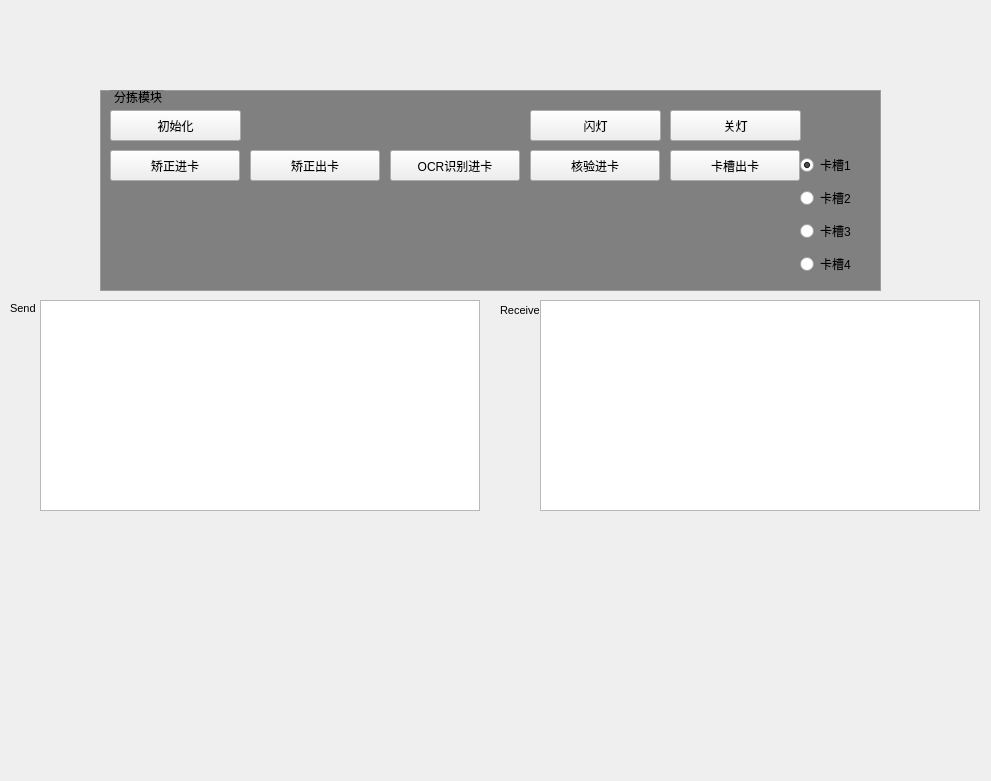
<?xml version="1.0" encoding="UTF-8"?>
<ui version="4.0">
 <class>SortForm</class>
 <widget class="QWidget" name="SortForm">
  <property name="geometry">
   <rect>
    <x>0</x>
    <y>0</y>
    <width>991</width>
    <height>781</height>
   </rect>
  </property>
  <property name="windowTitle">
   <string>Form</string>
  </property>
  <widget class="QGroupBox" name="groupBox_Sort">
   <property name="geometry">
    <rect>
     <x>100</x>
     <y>90</y>
     <width>781</width>
     <height>201</height>
    </rect>
   </property>
   <property name="styleSheet">
    <string notr="true">      QGroupBox {
            border-color: rgb(156, 156, 156);
            border-width: 1px;
            border-style: solid;
            margin-top: 0.5ex;
			 background-color:grey;
        }
        QGroupBox::title {
            subcontrol-origin: margin;
            subcontrol-position: top left;
            left: 10px;
            margin-left: 2px;
            padding: 0  0px;
        }</string>
   </property>
   <property name="title">
    <string>分拣模块</string>
   </property>
   <widget class="QPushButton" name="pushButton_Sort_AdjustIn">
    <property name="geometry">
     <rect>
      <x>10</x>
      <y>60</y>
      <width>130</width>
      <height>31</height>
     </rect>
    </property>
    <property name="text">
     <string>矫正进卡</string>
    </property>
   </widget>
   <widget class="QPushButton" name="pushButton_Sort_AdjustOut">
    <property name="geometry">
     <rect>
      <x>150</x>
      <y>60</y>
      <width>130</width>
      <height>31</height>
     </rect>
    </property>
    <property name="text">
     <string>矫正出卡</string>
    </property>
   </widget>
   <widget class="QPushButton" name="pushButton_Sort_OCRReaderIn">
    <property name="geometry">
     <rect>
      <x>290</x>
      <y>60</y>
      <width>130</width>
      <height>31</height>
     </rect>
    </property>
    <property name="text">
     <string>OCR识别进卡</string>
    </property>
   </widget>
   <widget class="QPushButton" name="pushButton_Sort_VerifyIn">
    <property name="geometry">
     <rect>
      <x>430</x>
      <y>60</y>
      <width>130</width>
      <height>31</height>
     </rect>
    </property>
    <property name="text">
     <string>核验进卡</string>
    </property>
   </widget>
   <widget class="QPushButton" name="pushButton_Sort_LongOut">
    <property name="geometry">
     <rect>
      <x>570</x>
      <y>60</y>
      <width>130</width>
      <height>31</height>
     </rect>
    </property>
    <property name="text">
     <string>卡槽出卡</string>
    </property>
   </widget>
   <widget class="QPushButton" name="pushButton_SortMod_Light">
    <property name="geometry">
     <rect>
      <x>430</x>
      <y>20</y>
      <width>131</width>
      <height>31</height>
     </rect>
    </property>
    <property name="text">
     <string>闪灯</string>
    </property>
   </widget>
   <widget class="QPushButton" name="pushButton_SortMod_Light_Close">
    <property name="geometry">
     <rect>
      <x>570</x>
      <y>20</y>
      <width>131</width>
      <height>31</height>
     </rect>
    </property>
    <property name="text">
     <string>关灯</string>
    </property>
   </widget>
   <widget class="QPushButton" name="pushButton_SortModInit">
    <property name="geometry">
     <rect>
      <x>10</x>
      <y>20</y>
      <width>131</width>
      <height>31</height>
     </rect>
    </property>
    <property name="text">
     <string>初始化</string>
    </property>
   </widget>
   <widget class="QWidget" name="layoutWidget">
    <property name="geometry">
     <rect>
      <x>700</x>
      <y>60</y>
      <width>70</width>
      <height>132</height>
     </rect>
    </property>
    <layout class="QVBoxLayout" name="verticalLayout">
     <item>
      <widget class="QRadioButton" name="radioButton_1">
       <property name="text">
        <string>卡槽1</string>
       </property>
       <property name="checked">
        <bool>true</bool>
       </property>
      </widget>
     </item>
     <item>
      <widget class="QRadioButton" name="radioButton_2">
       <property name="text">
        <string>卡槽2</string>
       </property>
      </widget>
     </item>
     <item>
      <widget class="QRadioButton" name="radioButton_3">
       <property name="text">
        <string>卡槽3</string>
       </property>
      </widget>
     </item>
     <item>
      <widget class="QRadioButton" name="radioButton_4">
       <property name="text">
        <string>卡槽4</string>
       </property>
      </widget>
     </item>
    </layout>
   </widget>
  </widget>
  <widget class="QTextEdit" name="textEdit_Send">
   <property name="geometry">
    <rect>
     <x>40</x>
     <y>300</y>
     <width>440</width>
     <height>211</height>
    </rect>
   </property>
   <property name="styleSheet">
    <string notr="true">color: rgb(0, 0, 0);</string>
   </property>
  </widget>
  <widget class="QLabel" name="label_2">
   <property name="geometry">
    <rect>
     <x>500</x>
     <y>300</y>
     <width>41</width>
     <height>21</height>
    </rect>
   </property>
   <property name="font">
    <font>
     <pointsize>8</pointsize>
    </font>
   </property>
   <property name="text">
    <string>Receive</string>
   </property>
  </widget>
  <widget class="QTextEdit" name="textEdit">
   <property name="geometry">
    <rect>
     <x>540</x>
     <y>300</y>
     <width>440</width>
     <height>211</height>
    </rect>
   </property>
   <property name="styleSheet">
    <string notr="true">color: rgb(0, 0, 0);</string>
   </property>
  </widget>
  <widget class="QLabel" name="label">
   <property name="geometry">
    <rect>
     <x>10</x>
     <y>300</y>
     <width>31</width>
     <height>17</height>
    </rect>
   </property>
   <property name="font">
    <font>
     <pointsize>8</pointsize>
    </font>
   </property>
   <property name="text">
    <string>Send</string>
   </property>
  </widget>
 </widget>
 <resources/>
 <connections/>
</ui>
